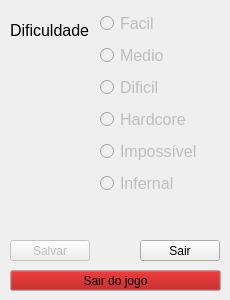
<?xml version="1.0" encoding="UTF-8"?>
<ui version="4.0">
 <class>OPT</class>
 <widget class="QDialog" name="OPT">
  <property name="geometry">
   <rect>
    <x>0</x>
    <y>0</y>
    <width>230</width>
    <height>300</height>
   </rect>
  </property>
  <property name="minimumSize">
   <size>
    <width>230</width>
    <height>300</height>
   </size>
  </property>
  <property name="maximumSize">
   <size>
    <width>230</width>
    <height>300</height>
   </size>
  </property>
  <property name="windowTitle">
   <string>Opções</string>
  </property>
  <widget class="QPushButton" name="pushButton">
   <property name="enabled">
    <bool>false</bool>
   </property>
   <property name="geometry">
    <rect>
     <x>10</x>
     <y>240</y>
     <width>80</width>
     <height>21</height>
    </rect>
   </property>
   <property name="text">
    <string>Salvar</string>
   </property>
  </widget>
  <widget class="QWidget" name="verticalLayoutWidget">
   <property name="geometry">
    <rect>
     <x>100</x>
     <y>10</y>
     <width>121</width>
     <height>191</height>
    </rect>
   </property>
   <layout class="QVBoxLayout" name="verticalLayout">
    <item>
     <widget class="QRadioButton" name="radioButton">
      <property name="enabled">
       <bool>false</bool>
      </property>
      <property name="font">
       <font>
        <family>Arial</family>
        <pointsize>12</pointsize>
       </font>
      </property>
      <property name="text">
       <string>Facil</string>
      </property>
     </widget>
    </item>
    <item>
     <widget class="QRadioButton" name="radioButton_2">
      <property name="enabled">
       <bool>false</bool>
      </property>
      <property name="font">
       <font>
        <family>Arial</family>
        <pointsize>12</pointsize>
       </font>
      </property>
      <property name="text">
       <string>Medio</string>
      </property>
     </widget>
    </item>
    <item>
     <widget class="QRadioButton" name="radioButton_3">
      <property name="enabled">
       <bool>false</bool>
      </property>
      <property name="font">
       <font>
        <family>Arial</family>
        <pointsize>12</pointsize>
       </font>
      </property>
      <property name="text">
       <string>Dificil</string>
      </property>
     </widget>
    </item>
    <item>
     <widget class="QRadioButton" name="radioButton_4">
      <property name="enabled">
       <bool>false</bool>
      </property>
      <property name="font">
       <font>
        <family>Arial</family>
        <pointsize>12</pointsize>
       </font>
      </property>
      <property name="text">
       <string>Hardcore</string>
      </property>
     </widget>
    </item>
    <item>
     <widget class="QRadioButton" name="radioButton_5">
      <property name="enabled">
       <bool>false</bool>
      </property>
      <property name="font">
       <font>
        <family>Arial</family>
        <pointsize>12</pointsize>
       </font>
      </property>
      <property name="text">
       <string>Impossível</string>
      </property>
     </widget>
    </item>
    <item>
     <widget class="QRadioButton" name="radioButton_6">
      <property name="enabled">
       <bool>false</bool>
      </property>
      <property name="font">
       <font>
        <family>Arial</family>
        <pointsize>12</pointsize>
       </font>
      </property>
      <property name="text">
       <string>Infernal</string>
      </property>
     </widget>
    </item>
   </layout>
  </widget>
  <widget class="QLabel" name="label">
   <property name="geometry">
    <rect>
     <x>10</x>
     <y>20</y>
     <width>91</width>
     <height>21</height>
    </rect>
   </property>
   <property name="font">
    <font>
     <family>Arial</family>
     <pointsize>12</pointsize>
    </font>
   </property>
   <property name="text">
    <string>Dificuldade</string>
   </property>
  </widget>
  <widget class="QPushButton" name="sair">
   <property name="geometry">
    <rect>
     <x>140</x>
     <y>240</y>
     <width>80</width>
     <height>21</height>
    </rect>
   </property>
   <property name="text">
    <string>Sair</string>
   </property>
  </widget>
  <widget class="QPushButton" name="sair_2">
   <property name="geometry">
    <rect>
     <x>10</x>
     <y>270</y>
     <width>211</width>
     <height>21</height>
    </rect>
   </property>
   <property name="palette">
    <palette>
     <active>
      <colorrole role="Button">
       <brush brushstyle="SolidPattern">
        <color alpha="255">
         <red>170</red>
         <green>0</green>
         <blue>0</blue>
        </color>
       </brush>
      </colorrole>
     </active>
     <inactive>
      <colorrole role="Button">
       <brush brushstyle="SolidPattern">
        <color alpha="255">
         <red>170</red>
         <green>0</green>
         <blue>0</blue>
        </color>
       </brush>
      </colorrole>
     </inactive>
     <disabled>
      <colorrole role="Button">
       <brush brushstyle="SolidPattern">
        <color alpha="255">
         <red>170</red>
         <green>0</green>
         <blue>0</blue>
        </color>
       </brush>
      </colorrole>
     </disabled>
    </palette>
   </property>
   <property name="text">
    <string>Sair do jogo</string>
   </property>
  </widget>
 </widget>
 <resources/>
 <connections/>
</ui>
